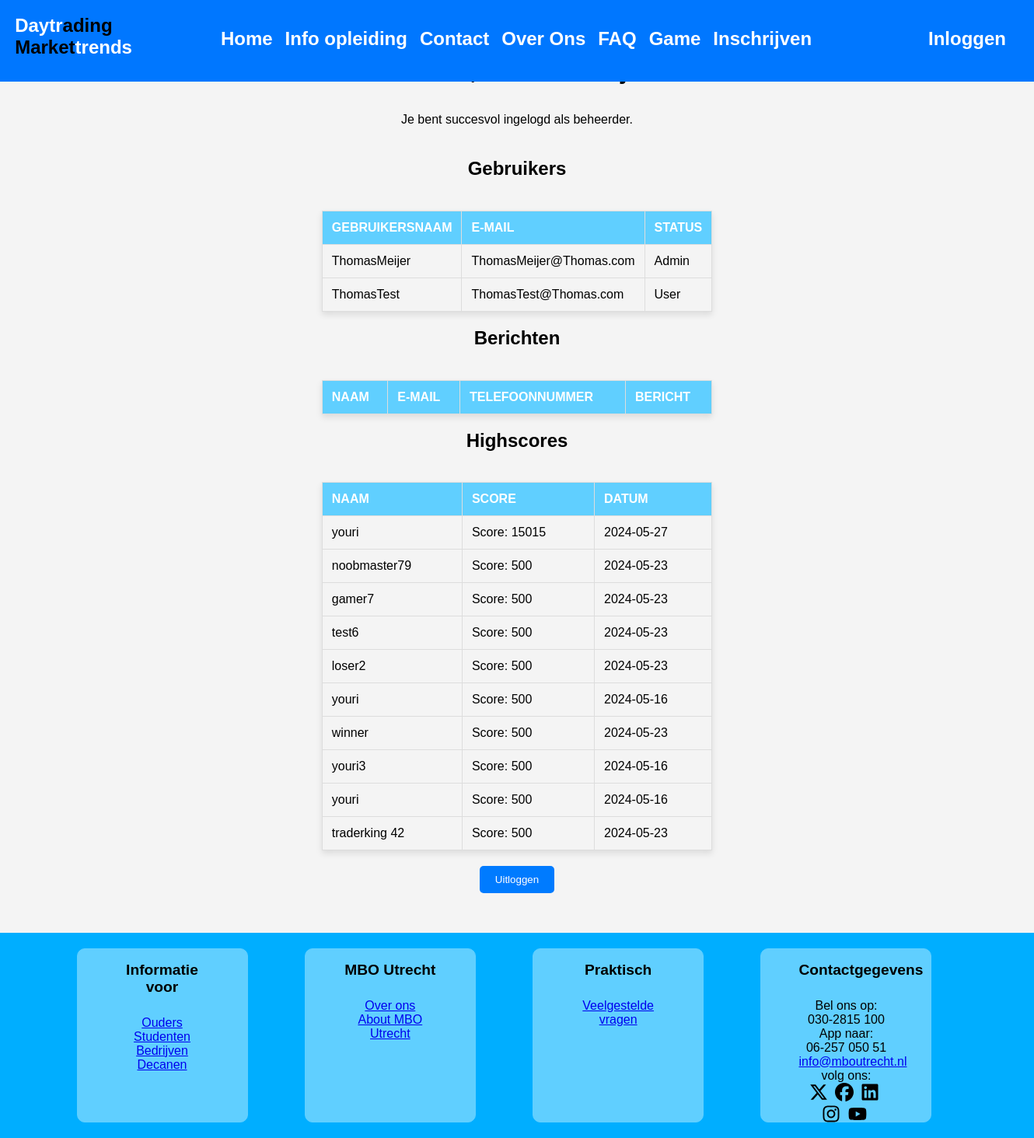
Screenshot of /admin.php (signed in) with the database file from the repository.
### tables this page shows
CREATE TABLE IF NOT EXISTS `highscore` (
  `id` tinyint NOT NULL AUTO_INCREMENT,
  `name` varchar(50) NOT NULL,
  `score` int NOT NULL,
  `date` date NOT NULL,
  PRIMARY KEY (`id`)
);

### admin.php (the view, shortened to what this page needs)
<?php
$conn = new mysqli(DB_HOST, DB_USER, DB_PASS, DB_NAME);
$userQuery = "SELECT username, email, status FROM login";
$userResult = $conn->query($userQuery);
$dsn = "mysql:host=$dbHost;
            dbname=$dbName;
            charset=UTF8";
$pdo = new PDO($dsn, $dbUser, $dbPass);
$sql = "SELECT name, score, date
        from highscore
        Order BY score desc
        LIMIT 10";
        $statement = $pdo->prepare($sql);
        $statement->execute();
        $result = $statement->fetchAll(PDO::FETCH_OBJ);
        $scoreList = "";
        foreach ($result as $persoonObject) {
            $scoreList .= "<tr>
                                <td>$persoonObject->name</td>
                                 <td>Score: $persoonObject->score</td>
                                 <td>$persoonObject->date</td>
                            </tr>";
        }
?>
<?php include_once("assets/includes/startVanPagina.php"); ?>
<link rel="stylesheet" href="./assets/css/admin.css">
<?php include("assets/includes/header.php") ?>
<main>
    <div class="admin-panel">
        <h1>Welkom, <?php echo htmlspecialchars($_SESSION['username']); ?>!</h1>
        <p>Je bent succesvol ingelogd als beheerder.</p>
        <h2>Gebruikers</h2>
        <table class="Gebruikers">
            <thead>
                <tr>
                    <th>Gebruikersnaam</th>
                    <th>E-mail</th>
                    <th>Status</th>
                </tr>
            </thead>
            <tbody>
                <?php while ($row = $userResult->fetch_assoc()): ?>
                <tr>
                    <td><?php echo htmlspecialchars($row['username']); ?></td>
                    <td><?php echo htmlspecialchars($row['email']); ?></td>
                    <td><?php echo htmlspecialchars($row['status']); ?></td>
                </tr>
                <?php endwhile; ?>
            </tbody>
        </table>
        <h2>Berichten</h2>
        <table class="Berichten">
            <thead>
                <tr>
                    <th>Naam</th>
                    <th>E-mail</th>
                    <th>Telefoonnummer</th>
                    <th>Bericht</th>
                </tr>
            </thead>
        </table>
        <h2>Highscores</h2>
        <table class="Highscores">
            <thead>
                <tr>
                    <th>Naam</th>
                    <th>Score</th>
                    <th>Datum</th>
                </tr>
            </thead>
            <tbody>
                <?php echo $scoreList ?>
            </tbody>
        </table>
        <form action="assets/scripts/php/logout.php" method="post">
            <button type="submit">Uitloggen</button>
        </form>
    </div>
</main>
<?php include("assets/includes/footer.php") ?>
</body>
</html>

### assets/includes/startVanPagina.php (shortened to what this page needs)
<!DOCTYPE html>
<html lang="en">
<head>

### assets/includes/header.php (shortened to what this page needs)
  <link rel="stylesheet" href="./assets/css/global.css">
  <link rel="stylesheet" href="./assets/css/navbarEnFooter.css">
  <link rel="stylesheet" href="./assets/css/scrollbar.css">
</head>
<body>
    <header>
        <nav class="fixed">
            <div class="menu-container">
                <div class="logo">
                    <span>Daytr</span>ading
                    <p>Market<span>trends</span></p>
                </div>
                <div class="main-menu row jc-space-between">
                    <ul>
                        <li><a href="index.php">Home</a></li>
                        <li><a href="informatie.php">Info opleiding</a></li>
                        <li><a href="contact.php">Contact</a></li>
                        <li><a href="aboutUs.php">Over Ons</a></li>
                        <li><a href="faq.php">FAQ</a></li>
                        <li><a href="game.php">Game</a></li>
                        <li><a href="inschrijven.php">Inschrijven</a></li>
                    </ul>
                </div>
                <div class="user-menu">
                    <ul>
                        <li><a href="login.php">Inloggen</a></li>
                    </ul>
                </div>
            </div>
        </nav>
    </header>

### assets/includes/footer.php (shortened to what this page needs)
<footer>
            <div class="container">
                <div class="col-3 kolom-div">
                    <h4>Informatie voor</h4>
                    <ul>
                        <li><a href="informatie.php">Ouders</a></li>
                        <li><a href="informatie.php">Studenten</a></li>
                        <li><a href="informatie.php">Bedrijven</a></li>
                        <li><a href="informatie.php">Decanen</a></li>
                    </ul>
                </div>
                <div class="col-3 kolom-div">
                    <h4>MBO Utrecht</h4>
                    <ul>
                        <li><a href="aboutus.php">Over ons</a></li>
                        <li><a href="aboutus.php">About MBO Utrecht</a></li>
                    </ul>
                </div>
                <div class="col-3 kolom-div">
                    <h4>Praktisch</h4>
                    <ul>
                        <li><a href="faq.php">Veelgestelde vragen</a></li>
                    </ul>
                </div>
                <div class="col-3 kolom-div">
                    <h4>Contactgegevens</h4>
                    <ul>
                        <li>Bel ons op:<br> 030-2815 100</li>
                        <li>App naar:<br> 06-257 050 51</li>
                        <li><a href="mailto:info@mboutrecht.nl">info@mboutrecht.nl</a></li>
                        <li>volg ons:<br>
                                <a href="https://x.com/MBOUtrecht"></a>
                                <a href="https://www.facebook.com/mboutrechtalgemeen/?locale=nl_NL"></a>
                                <a href="https://nl.linkedin.com/school/mbo-utrecht/"></a>
                                <a href="https://www.instagram.com/mboutrecht/"></a>
                                <a href="https://www.youtube.com/@mboutrechtalgemeen"></a>
                            </li>
                    </ul>
                </div>
            </div>
        </footer>

### assets/css/admin.css (style rules this page uses)
main { font-family: "Noto Sans JP", sans-serif; background-color: #f4f4f4; margin: 0; padding: 0; display: flex; justify-content: center; align-items: center; height: 150vh; }
.admin-panel { display: flex; justify-content: center; align-items: center; flex-direction: column; text-align: center; }
.admin-panel h1 { margin-bottom: 20px; }
.admin-panel p { margin-bottom: 20px; }
.admin-panel table { width: 100%; max-width: 800px; border-collapse: collapse; margin-top: 20px; box-shadow: 0 4px 8px rgba(0, 0, 0, 0.1); }
.admin-panel table th, .admin-panel table td { padding: 12px; border: 1px solid #ddd; text-align: left; }
.admin-panel table th { background-color: rgb(96, 207, 255); color: #fff; font-weight: bold; text-transform: uppercase; }
.admin-panel table tr:nth-child(even) { background-color: #f4f4f4; }
.admin-panel form { margin-top: 20px; }
.admin-panel form button { background-color: #007BFF; color: #fff; border: none; padding: 10px 20px; border-radius: 5px; cursor: pointer; }

### assets/css/global.css (style rules this page uses)
.container { width: 100%; display: flex; flex-direction: column; align-items: center; margin: 0 auto; }
@media screen and (min-width: 576px) { .container { width: 476px; } }
@media screen and (min-width: 768px) { .container { width: 668px; } }
@media screen and (min-width: 992px) { .container { width: 892px; } }
@media screen and (min-width: 1200px) { .container { width: 1100px; } }
.row, .col, [class^=col-], [class*=" col-"], .inner { display: flex; }
.row { flex-direction: row; flex-wrap: wrap; align-items: flex-start; }
.col, [class^=col-], [class*=" col-"] { flex-direction: column; max-width: 100%; padding: 0.5rem; }
[class^=col-], [class*=" col-"] { flex: 0 0 auto; }
.col-3 { width: 25%; }
.jc-space-between { justify-content: space-between !important; }
* { max-width: 100vw; }
body { font-family: "Franklin Gothic Medium", "Arial Narrow", Arial, sans-serif; }
header { width: 100vw; overflow: hidden; }
body { max-width: 100vw !important; overflow-x: hidden !important; margin: 0; padding: 0; }

### assets/css/navbarEnFooter.css (style rules this page uses)
body { font-family: "Franklin Gothic Medium", "Arial Narrow", Arial, sans-serif; }
nav ul { display: flex; padding: 20px; margin: 0.5rem; }
svg.bereiken { height: 1.5rem; width: 1.5rem; margin-right: 0.3rem; }
nav ul li { display: flex; position: relative; }
nav ul li a { text-decoration: none; display: inline-block; padding: 0.5rem; color: #fff; }
nav .main-menu ul > li > a { text-decoration: none; }
nav ul li a::before { content: ""; position: absolute; top: 0; left: 0; width: 100%; height: 2px; background-color: rgb(96, 207, 255); transform: scaleX(0); transform-origin: left; transition: all 0.5s; }
nav ul li a::after { content: ""; position: absolute; bottom: 0; left: 0; width: 100%; height: 2px; background-color: rgb(96, 207, 255); transform: scaleX(0); transform-origin: right; transition: all 0.5s; }
nav { inset: 0 0 auto 0; background-color: rgb(0, 119, 255); z-index: 3; }
nav .logo { padding: 1.2rem 0 0 1.2rem; font-size: 1.5rem; font-weight: bold; color: #000000; font-style: normal; text-align: left !important; }
nav .logo span { color: rgb(255, 255, 255); }
nav .logo p { margin-top: 0; }
nav .menu-container { display: flex; font-weight: bold; font-size: 1.5rem; justify-content: space-between; }
.fixed { position: fixed; }
footer { width: 100vw !important; background-color: rgb(0, 174, 255); font-size: 16px !important; padding: 2rem 5% 2rem 5% !important; }
footer .container { height: 25vh !important; background-color: rgb(0, 174, 255) !important; display: flex !important; flex-direction: row !important; justify-content: space-between !important; max-width: 100% !important; margin: 0 0 0 2rem !important; }
footer .container .kolom-div { width: 20% !important; height: 28vh !important; box-sizing: border-box !important; border: 1px solid rgb(96, 207, 255) !important; border-radius: 10px !important; background-color: rgb(96, 207, 255) !important; display: flex !important; flex-direction: column !important; text-align: center !important; padding: 1rem 3rem 1rem 3rem !important; }
footer .container .kolom-div h4 { font-size: 1.2rem !important; margin-top: 0 !important; }
footer .container .kolom-div ul { margin: 0 !important; padding: 0 !important; }
ul { list-style: none !important; }

### rows the page displays
highscore: name "youri", score "15015", date "2024-05-27"
highscore: name "noobmaster79", score "500", date "2024-05-23"
highscore: name "gamer7", score "500", date "2024-05-23"
highscore: name "test6", score "500", date "2024-05-23"
highscore: name "loser2", score "500", date "2024-05-23"
highscore: name "youri", score "500", date "2024-05-16"
highscore: name "winner", score "500", date "2024-05-23"
highscore: name "youri3", score "500", date "2024-05-16"
highscore: name "youri", score "500", date "2024-05-16"
highscore: name "traderking 42", score "500", date "2024-05-23"

### other values shown
$row['username'] "ThomasMeijer"
$row['email'] "ThomasMeijer@Thomas.com"
$row['status'] "Admin"
$row['username'] "ThomasTest"
$row['email'] "ThomasTest@Thomas.com"
$row['status'] "User"
